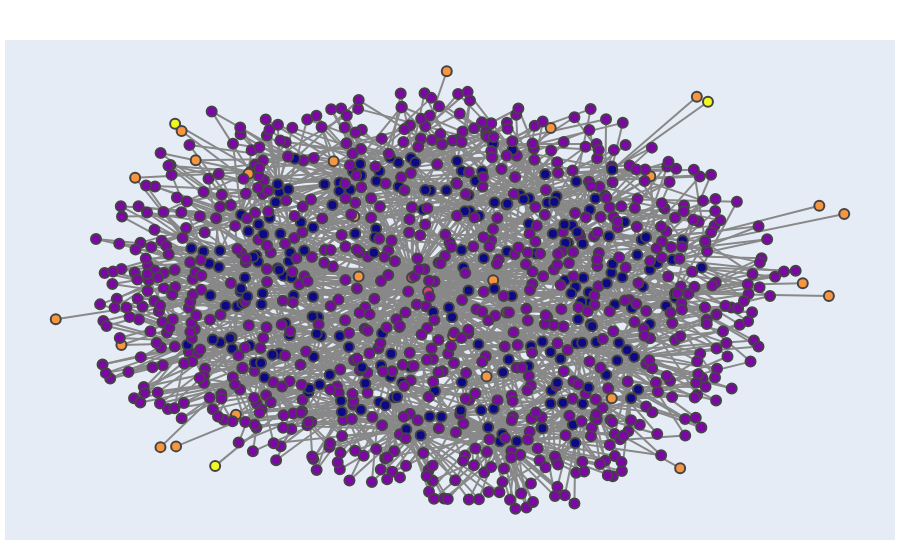

The cell this chart's notebook holds for it:
### Code cell
pos = nx.spring_layout(graph_risk,seed=81) # obtém coordenadas dos vértices para visualização
for node in graph_risk.nodes():
  graph_risk.nodes[node]['pos'] = pos[node]

show_graph(graph_risk)

### Figure 1 — Plotly figure (JSON) as saved in the notebook; plotly's stock layout.template omitted (floating-point values rounded to 4 significant figures; data arrays with more than 128 entries replaced by an {"elided": "..."} marker saying what was removed)
{"data": [{"hoverinfo": "none", "line": {"color": "#888", "width": 2}, "mode": "lines", "type": "scatter", "x": {"elided": "5472 float values"}, "y": {"elided": "5472 float values"}}, {"hoverinfo": "text", "marker": {"color": {"elided": "1025 int values"}, "line": {"width": 2}, "size": 10}, "mode": "markers", "type": "scatter", "x": {"elided": "1025 float values"}, "y": {"elided": "1025 float values"}}], "layout": {"hovermode": "closest", "margin": {"b": 20, "l": 5, "r": 5, "t": 40}, "showlegend": false, "xaxis": {"showgrid": false, "showticklabels": false, "zeroline": false}, "yaxis": {"showgrid": false, "showticklabels": false, "zeroline": false}}}
